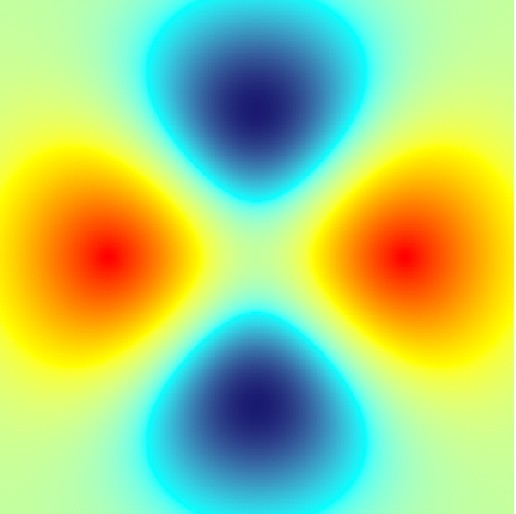

R code for this plot:
# Load required library
install.packages("ggplot2")
library(ggplot2)

# Create a grid of points
n <- 300
data <- expand.grid(
  x = seq(-1, 1, length.out = n),
  y = seq(-1, 1, length.out = n)
)

# Generate a pattern using a mathematical formula
data$z <- (data$x^2 - data$y^2) * exp(-3 * (data$x^2 + data$y^2))

# Plot the art
g <- ggplot(data, aes(x, y, fill = z)) +
  geom_tile() +
  scale_fill_gradientn(colors = c("midnightblue", "cyan", "yellow", "red")) +
  coord_fixed() +
  theme_void() +
  theme(legend.position = "none")
g
